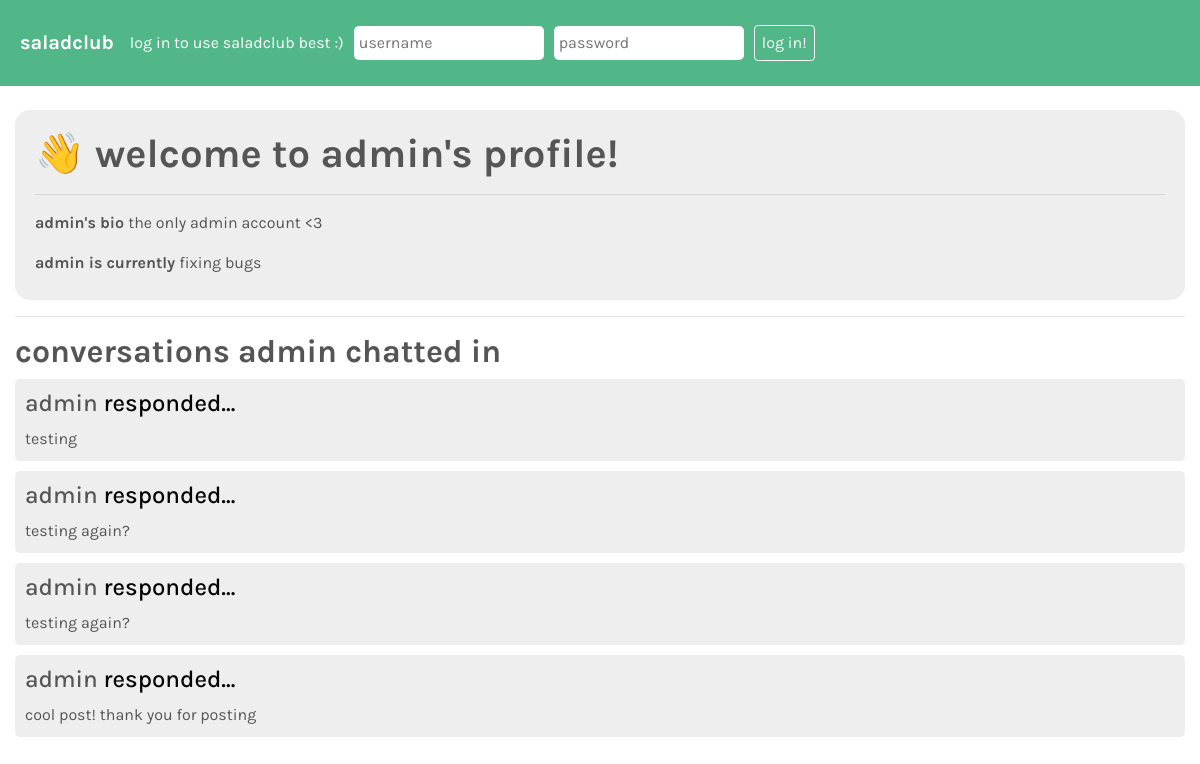
Screenshot of /user/admin/ with the database file from the repository.
### plants/models.py (models this page shows, shortened)
class Profile(models.Model):
	user = models.OneToOneField(
        User,
        on_delete=models.CASCADE,
        primary_key=True
    )
	bio = models.TextField(default="", blank=True, max_length=1000)
	status = models.TextField(default="", blank=True, max_length=100)

class Post(models.Model):
	post_content = models.CharField(max_length=1000) # in case there is a lot of explaining to do :)
	post_plant = models.ForeignKey(Plant, on_delete=models.CASCADE, null=True, blank=True, default=None) # when the plant is deleted (shouldn't happen), remove posts
	author = models.ForeignKey(User, on_delete=models.CASCADE) # had to add null possibility?
	pub_date = models.DateTimeField('date published')
	post_parent = models.ForeignKey('self', on_delete=models.CASCADE, null=True, blank=True, default=None) # post deletes if the parent post deletes
	likes = models.IntegerField(default=0) # like button for people who like the post
	helpful = models.IntegerField(default=0) # for people who think the most is helpful
	also_questioning = models.IntegerField(default=0) # a 'like' to indicate that other people have the same issue
	celebrating = models.IntegerField(default=0) # for people who want to cheer on the post author

### plants/views.py (the view)
# urls.py: path('user/<str:username>/', views.user.as_view(), name='userinfo'),
class user(View):
	def get(self, request, username):
		template = loader.get_template('user.html')
		form = AuthenticationForm()
		form.fields['username'].widget.attrs.update({
			'placeholder': 'username',
		})
		form.fields['password'].widget.attrs.update({
			'placeholder': 'password'
 		})
		try:
			userInfo = User.objects.filter(username=username)[0]
		except:
			template = loader.get_template('nouser.html')
			context = {
				'username': username, # not user object because it didn't exist :(
				'form': form
			}
			return HttpResponse(template.render(context, request))
		profile = Profile.objects.get(user=User.objects.get(username=username))
		template = loader.get_template('user.html')
		context = {
			'posts': Post.objects.filter(author=userInfo.id).order_by('id'),
			'username': userInfo.username,
			'profile': profile,
			'form': form
		}
		return HttpResponse(template.render(context, request))

### plants/templates/user.html (shortened to what this page needs)
<!DOCTYPE html>
<html>
	<head>
		<link rel="stylesheet" href="https://maxcdn.bootstrapcdn.com/bootstrap/4.0.0/css/bootstrap.min.css">
		{% load static %}
		<link rel="stylesheet" href="{% static '/plants/style.css' %}">
	</head>
	<body>
		<nav class="navbar navbar-expand-sm navbar-custom">
			<a class="navbar-brand" href="/"> saladclub </a>
			{% if user.is_authenticated %}
			<a class="nav-item" href="/user/{{ user.username }}"> welcome, {{ user.username }}! view your profile or </a>
			<form class="form-inline" action="/" method="POST">
				{% csrf_token %}
				<!-- This code was taken from Dr. J's repository, using a
				hidden input to log the user out. -->
				<input type="hidden" name="logout" value="logout"></input>
				<button id="logout" style="margin-left: 10px;" class="btn btn-outline-light" type="submit"> log out </button>
			</form>
			{% else %}
				<span class="navbar-text"> log in to use saladclub best :) </span>
				<form class="form-inline" action="/" method="POST">
					<span class="usernameinput"> {{ form.username }} </span>
					<span class="usernameinput"> {{ form.password }} </span>
					<button id="login" class="btn btn-outline-light" type="submit">log in!</button>
				</form>
			{% endif %}
		</nav>
		<br />
		<div class="container-fluid">
			<div class="postfocus">
				<h1> &#128075; welcome to {{ username }}'s profile! </h1>
				<hr />
				<p> <strong> {{ username }}'s bio </strong> {{ profile.bio }} </p>
				<p> <strong> {{ username }} is currently </strong>{{ profile.status }} </p>
			</div>
			<hr />
			<h2> conversations {{ username }} chatted in </h2>
			{% for post in posts %}
				{% if post.post_parent == None %}
					<li class="postli">
						<h4> <a href="/user/{{ post.author }}">{{ post.author }}</a> says... </h4>
						<a href="/post/{{ post.id }}/">{{ post.post_content }}</a>
					</li>
				{% else %}
					<li class="postli">
						<h4> <a href="/user/{{ post.author }}">{{ post.author }}</a> responded... </h4>
						<a href="/post/{{ post.id }}/">{{ post.post_content }}</a>
					</li>
				{% endif %}
			{% endfor %}
		</div>
	</body>
</html>

### plants/static/plants/style.css (style rules this page uses)
h1, h2, h4, p, a, navbar-brand { font-family: 'Karla', sans-serif; color: #555; }
h1, h2 { font-weight: 700; }
p { font-weight: 400; }
.navbar-custom { background-color: #52b788; padding: 20px; }
.navbar-text { font-family: 'Karla', sans-serif; color: white; margin-right: 10px; }
.navbar-brand { font-weight: 700; color: white; }
#login, #logout { font-family: 'Karla', sans-serif; padding-left: 7px; padding-right: 7px; padding-top: 5px; padding-bottom: 5px; margin-top: 5px; margin-bottom: 5px; }
.usernameinput input { border: none; border-radius: 5px; padding: 5px; font-family: 'Karla', sans-serif; margin-right: 10px; }
.postli { background-color: #eee; margin-bottom: 10px; padding: 10px; border-radius: 5px; list-style-type: none; }
.postli h4 { color: #000; }
.postfocus { background-color: #eee; padding: 20px; padding-bottom: 9px; border-radius: 15px; }

### rows the page displays
Profile: bio "the only admin account <3", status "fixing bugs"
Post: author "admin", post_content "testing"
Post: author "admin", post_content "testing again?"
Post: author "admin", post_content "testing again?"
Post: author "admin", post_content "cool post! thank you for posting"

### other values shown
{{ username }} "admin"
